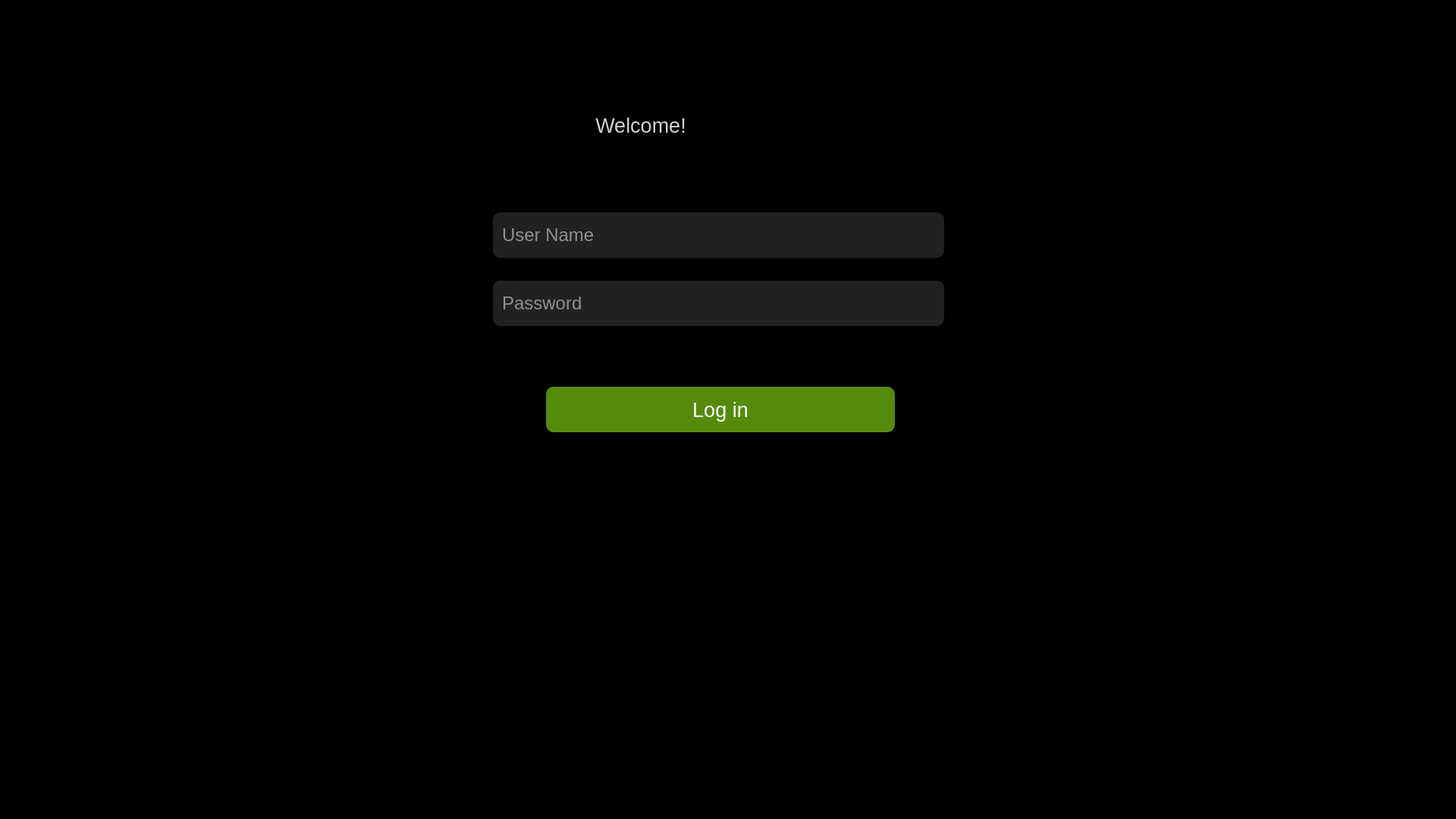
<?xml version="1.0" encoding="UTF-8"?>
<ui version="4.0">
 <class>UnameWindow</class>
 <widget class="QMainWindow" name="UnameWindow">
  <property name="geometry">
   <rect>
    <x>0</x>
    <y>0</y>
    <width>1920</width>
    <height>1080</height>
   </rect>
  </property>
  <property name="windowTitle">
   <string>MainWindow</string>
  </property>
  <property name="styleSheet">
   <string notr="true">background-color: rgb(0, 0, 0);</string>
  </property>
  <widget class="QWidget" name="centralwidget">
   <widget class="QLabel" name="logo_image">
    <property name="geometry">
     <rect>
      <x>20</x>
      <y>230</y>
      <width>400</width>
      <height>400</height>
     </rect>
    </property>
    <property name="styleSheet">
     <string notr="true">image: url(:/img/images/anu.png);</string>
    </property>
    <property name="text">
     <string/>
    </property>
   </widget>
   <widget class="QFrame" name="frame">
    <property name="geometry">
     <rect>
      <x>480</x>
      <y>250</y>
      <width>811</width>
      <height>370</height>
     </rect>
    </property>
    <property name="frameShape">
     <enum>QFrame::Shape::StyledPanel</enum>
    </property>
    <property name="frameShadow">
     <enum>QFrame::Shadow::Raised</enum>
    </property>
    <widget class="QLineEdit" name="password_text">
     <property name="geometry">
      <rect>
       <x>170</x>
       <y>120</y>
       <width>595</width>
       <height>60</height>
      </rect>
     </property>
     <property name="font">
      <font>
       <pointsize>18</pointsize>
      </font>
     </property>
     <property name="focusPolicy">
      <enum>Qt::FocusPolicy::StrongFocus</enum>
     </property>
     <property name="styleSheet">
      <string notr="true">#password_text {
  color:#FFFFFF;
background-color:#212121;
border: none;
border-radius:10px;
padding:10px;
}

#password_text:hover {
    background-color: #555555;
}

#password_text:pressed {
    background-color: #222222;
}
</string>
     </property>
     <property name="text">
      <string/>
     </property>
     <property name="echoMode">
      <enum>QLineEdit::EchoMode::Password</enum>
     </property>
     <property name="placeholderText">
      <string>Password</string>
     </property>
    </widget>
    <widget class="QPushButton" name="auth_login">
     <property name="geometry">
      <rect>
       <x>240</x>
       <y>260</y>
       <width>460</width>
       <height>60</height>
      </rect>
     </property>
     <property name="font">
      <font>
       <pointsize>20</pointsize>
       <bold>false</bold>
      </font>
     </property>
     <property name="focusPolicy">
      <enum>Qt::FocusPolicy::NoFocus</enum>
     </property>
     <property name="styleSheet">
      <string notr="true">#auth_login {
color:#ffffff;
background-color:#558a0a;
border: none;
border-radius:10px;
padding:10px;
}

#auth_login:hover {
    background-color: #555555;
}

#auth_login:pressed {
    background-color: #222222;
}
</string>
     </property>
     <property name="text">
      <string>Log in</string>
     </property>
    </widget>
    <widget class="QLineEdit" name="username_text">
     <property name="geometry">
      <rect>
       <x>170</x>
       <y>30</y>
       <width>595</width>
       <height>60</height>
      </rect>
     </property>
     <property name="font">
      <font>
       <pointsize>18</pointsize>
      </font>
     </property>
     <property name="focusPolicy">
      <enum>Qt::FocusPolicy::StrongFocus</enum>
     </property>
     <property name="styleSheet">
      <string notr="true">#username_text {
color:#FFFFFF;
background-color:#212121;
border: none;
border-radius:10px;
padding:10px;
}

#username_text:hover {
    background-color: #555555;
}

#username_text:pressed {
    background-color: #222222;
}
</string>
     </property>
     <property name="text">
      <string/>
     </property>
     <property name="echoMode">
      <enum>QLineEdit::EchoMode::Normal</enum>
     </property>
     <property name="placeholderText">
      <string>User Name</string>
     </property>
    </widget>
   </widget>
   <widget class="QLabel" name="label">
    <property name="geometry">
     <rect>
      <x>390</x>
      <y>130</y>
      <width>910</width>
      <height>70</height>
     </rect>
    </property>
    <property name="font">
     <font>
      <pointsize>20</pointsize>
     </font>
    </property>
    <property name="styleSheet">
     <string notr="true">color:#D1D1D1;</string>
    </property>
    <property name="text">
     <string>Welcome!</string>
    </property>
    <property name="alignment">
     <set>Qt::AlignmentFlag::AlignCenter</set>
    </property>
   </widget>
  </widget>
 </widget>
 <resources/>
 <connections/>
</ui>
